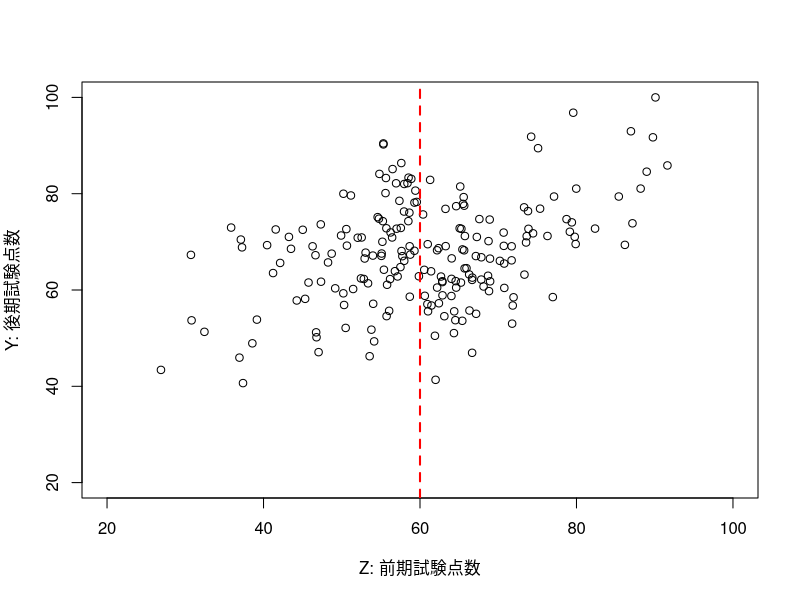

Generate this figure with R:
set.seed(1)

# 第10章：シミュレーション #

N <- 200 # サンプルサイズ
abil <- rnorm(N, 0, 10) # 能力
Z <- apply(cbind(rnorm(N, 60, 8) + abil, 100), 1, min)
T <- ifelse(Z < 60, 1, 0)

Y <- apply(cbind(rnorm(N, 55, 6) + sqrt(Z) + T * 10 + abil, 100), 1, min)

plot(Z, Y, ylim = c(20, 100), xlim = c(20, 100), xlab = "Z: 前期試験点数", ylab = "Y: 後期試験点数")
abline(v = 60, col = 'red', lwd = 2, lty = 2)

write.csv(cbind(Y, Z), "Ch10.data.csv")
